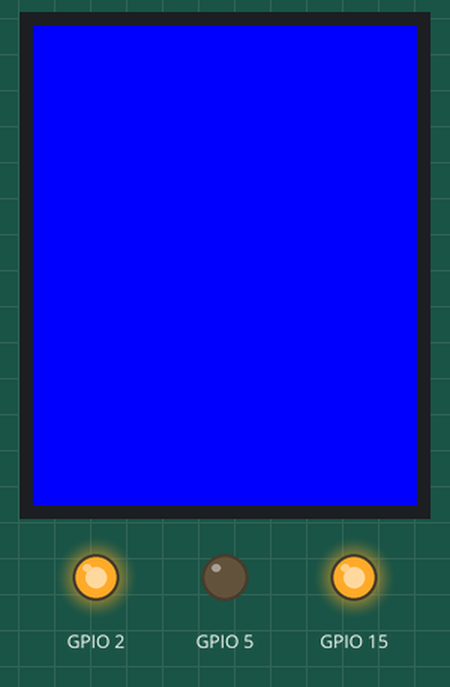
Recording of a program running on a simulated ESP32 board running MicroPython. Parts: 128×160 colour display, output pins drawn as LEDs (lit = HIGH). Library files of the repository ran but are not shown: ST7735.py; pins used as bus, display or sensor lines are not drawn. At 0.1 s the program stops and its outputs stay as they are.

Above: at 0.1 s.
Timing chart, 0 to 1.6 s (numbered marks = the images above):
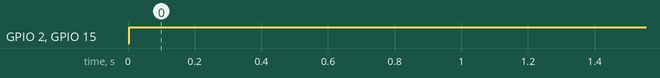

The program:

tft_main.py
```python
from machine import Pin, SPI
from ST7735 import TFT,TFTColor
from framebuf import FrameBuffer, RGB565
def main():

    spi = SPI(2, baudrate=10000000, polarity=0, phase=0, sck=Pin(18), mosi=Pin(23))
    BL = Pin(22, Pin.OUT)
    BL.value(1)

    tft=TFT(spi,2,15,5)
    tft.initr()
    tft.rgb(True)
    tft.fill(tft.BLUE)
#     tft.image(0,0,44,44,picture.arr)


if __name__ == "__main__":
    main()
```

Measured:
- by itself, GPIO 2, GPIO 15: LOW → HIGH at 0.00 s
